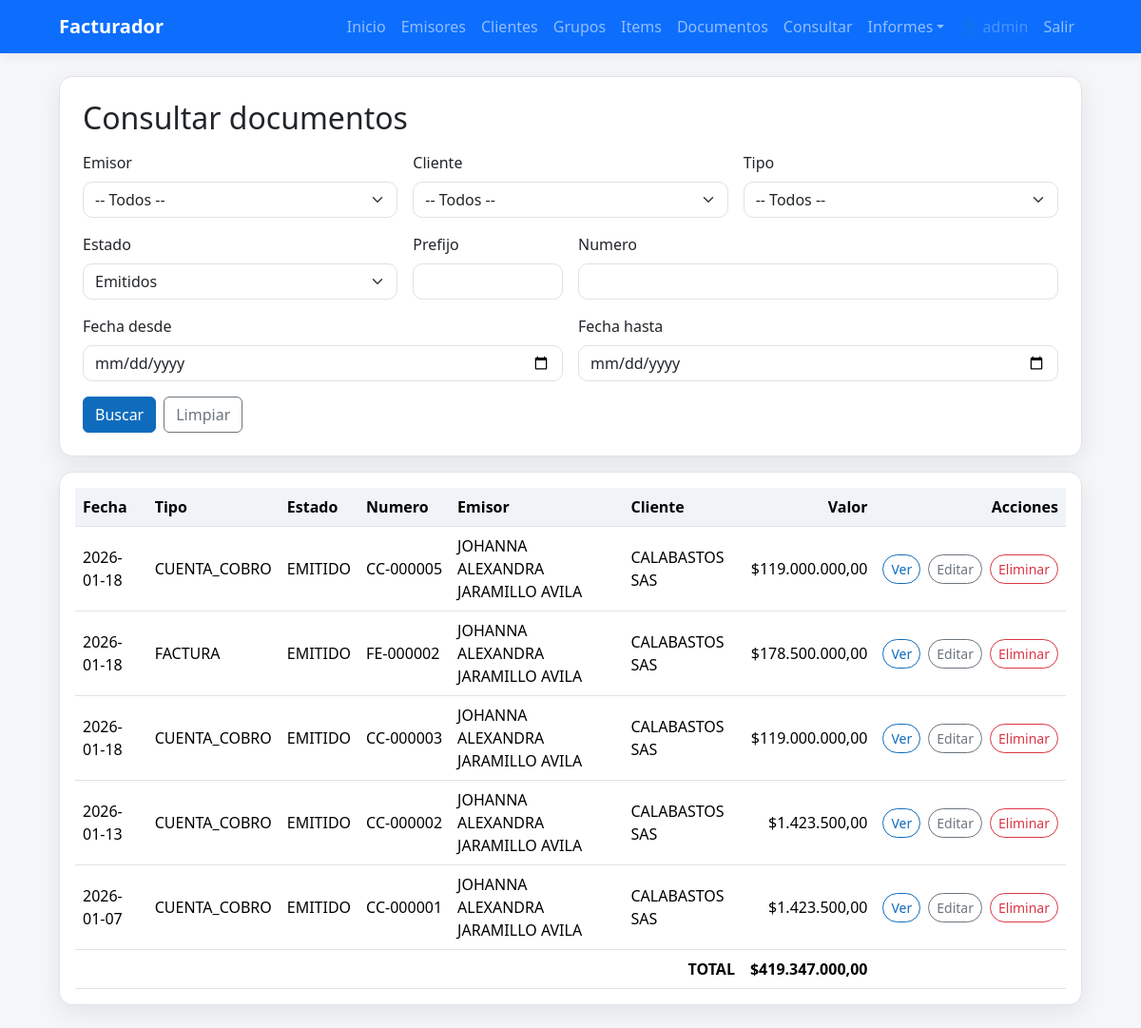
/documentos/consultar (signed in), run on the app's committed database.
### tables this page shows
CREATE TABLE "documentos" (
            id INTEGER PRIMARY KEY AUTOINCREMENT,
            emisor_id INTEGER NOT NULL,
            receptor_id INTEGER NOT NULL,
            tipo TEXT NOT NULL,
            prefijo TEXT NOT NULL,
            numero INTEGER,
            fecha TEXT NOT NULL,
            subtotal REAL NOT NULL,
            iva REAL NOT NULL,
            total REAL NOT NULL,
            observaciones TEXT,
            include_tax_note_383 INTEGER NOT NULL DEFAULT 0,
            created_at TEXT NOT NULL,
            estado TEXT NOT NULL DEFAULT 'EMITIDO',
            FOREIGN KEY (emisor_id) REFERENCES emisores(id),
            FOREIGN KEY (receptor_id) REFERENCES receptores(id)
        );

CREATE TABLE emisores (
            id INTEGER PRIMARY KEY AUTOINCREMENT,
            nombre TEXT NOT NULL,
            identificacion TEXT NOT NULL,
            ciudad TEXT NOT NULL DEFAULT '',
            departamento TEXT NOT NULL DEFAULT '',
            pais TEXT NOT NULL DEFAULT 'Colombia',
            direccion TEXT,
            telefono TEXT,
            email TEXT
        , tipo_identificacion TEXT NOT NULL DEFAULT 'NIT');

CREATE TABLE receptores (
            id INTEGER PRIMARY KEY AUTOINCREMENT,
            nombre TEXT NOT NULL,
            identificacion TEXT NOT NULL,
            ciudad TEXT NOT NULL DEFAULT '',
            departamento TEXT NOT NULL DEFAULT '',
            pais TEXT NOT NULL DEFAULT 'Colombia',
            direccion TEXT,
            telefono TEXT,
            email TEXT
        , tipo_identificacion TEXT NOT NULL DEFAULT 'CC');

### app.py (the view)
@app.get("/documentos/consultar", response_class=HTMLResponse)
def documentos_consulta(request: Request):
    conn = get_db()
    cur = conn.cursor()
    cur.execute("SELECT * FROM emisores ORDER BY nombre")
    emisores = cur.fetchall()
    cur.execute("SELECT * FROM receptores ORDER BY nombre")
    receptores = cur.fetchall()
    where, params, filters = parse_document_filters(
        request.query_params, default_estado="EMITIDO"
    )
    docs = fetch_documents(conn, where, params, limit=None if where else 50)
    total_consulta = fetch_documents_sum(conn, where, params)
    conn.close()
    msg = None
    if not where:
        msg = "Mostrando los ultimos 50 documentos."
    error = None
    if where and not docs:
        error = "No se encontraron documentos con esos filtros."
    return templates.TemplateResponse(
        "documento_consulta.html",
        {
            "request": request,
            "emisores": emisores,
            "receptores": receptores,
            "docs": docs,
            "total_consulta": total_consulta,
            "error": error,
            "msg": msg,
            "filters": filters,
        },
    )

### templates/documento_consulta.html (shortened to what this page needs)
{% extends "base.html" %}
{% block content %}
<div class="card p-4 mb-3">
    <h2 class="mb-3">Consultar documentos</h2>
    <form action="/documentos/consultar" method="get" class="row g-3">
        <div class="col-md-4">
            <label class="form-label">Emisor</label>
            <select name="emisor_id" class="form-select">
                <option value="">-- Todos --</option>
            </select>
        </div>
        <div class="col-md-4">
            <label class="form-label">Cliente</label>
            <select name="receptor_id" class="form-select">
                <option value="">-- Todos --</option>
            </select>
        </div>
        <div class="col-md-4">
            <label class="form-label">Tipo</label>
            <select name="tipo_documento" class="form-select">
                <option value="">-- Todos --</option>
            </select>
        </div>
        <div class="col-md-4">
            <label class="form-label">Estado</label>
            <select name="estado" class="form-select">
                <option value="EMITIDO" {% if filters.estado == "EMITIDO" %}selected{% endif %}>Emitidos</option>
            </select>
        </div>
        <div class="col-md-2">
            <label class="form-label">Prefijo</label>
            <input type="text" name="prefijo" class="form-control" value="{{ filters.prefijo or '' }}">
        </div>
        <div class="col-md-6">
            <label class="form-label">Numero</label>
            <input type="number" name="numero" class="form-control" value="{{ filters.numero or '' }}">
        </div>
        <div class="col-md-6">
            <label class="form-label">Fecha desde</label>
            <input type="date" name="fecha_desde" class="form-control" value="{{ filters.fecha_desde or '' }}">
        </div>
        <div class="col-md-6">
            <label class="form-label">Fecha hasta</label>
            <input type="date" name="fecha_hasta" class="form-control" value="{{ filters.fecha_hasta or '' }}">
        </div>
        <div class="col-12 d-flex gap-2">
            <button type="submit" class="btn btn-primary">Buscar</button>
            <a href="/documentos/consultar" class="btn btn-outline-secondary">Limpiar</a>
        </div>
    </form>
</div>
<div class="card p-3">
    <div class="table-responsive">
        <table class="table table-hover align-middle mb-0">
            <thead>
                <tr>
                    <th>Fecha</th>
                    <th>Tipo</th>
                    <th>Estado</th>
                    <th>Numero</th>
                    <th>Emisor</th>
                    <th>Cliente</th>
                    <th class="text-end">Valor</th>
                    <th class="text-end">Acciones</th>
                </tr>
            </thead>
            <tbody>
                {% for doc in docs %}
                <tr>
                    <td>{{ doc.fecha }}</td>
                    <td>{{ doc.tipo }}</td>
                    <td>{{ doc.estado }}</td>
                    <td>
                        {% if doc.numero is not none %}
                            {{ doc.prefijo }}-{{ "%06d"|format(doc.numero) }}
                        {% else %}
                            -
                        {% endif %}
                    </td>
                    <td>{{ doc.emisor_nombre }}</td>
                    <td>{{ doc.receptor_nombre }}</td>
                    <td class="text-end">{{ doc.total|currency_cop }}</td>
                    <td class="text-end">
                        <div class="d-inline-flex align-items-center gap-2">
                            <a class="btn btn-sm btn-outline-primary rounded-pill" href="/documentos/{{ doc.id }}">Ver</a>
                            <a class="btn btn-sm btn-outline-secondary rounded-pill" href="/documentos/editar/{{ doc.id }}">Editar</a>
                            <form method="post" action="/documentos/eliminar/{{ doc.id }}" class="d-inline" onsubmit="return confirm('¿Eliminar este documento?');">
                                <button type="submit" class="btn btn-sm btn-outline-danger rounded-pill">Eliminar</button>
                            </form>
                        </div>
                    </td>
                </tr>
                {% endfor %}
            </tbody>
            {% if docs %}
            <tfoot>
                <tr>
                    <td></td>
                    <td></td>
                    <td></td>
                    <td></td>
                    <td></td>
                    <td class="text-end fw-semibold">TOTAL</td>
                    <td class="text-end fw-semibold">{{ total_consulta|currency_cop }}</td>
                    <td></td>
                </tr>
            </tfoot>
            {% endif %}
        </table>
    </div>
</div>
{% endblock %}

### templates/base.html (shortened to what this page needs)
<!DOCTYPE html>
<html lang="es">
<head>
    <link href="https://cdn.jsdelivr.net/npm/bootstrap@5.3.3/dist/css/bootstrap.min.css" rel="stylesheet" />
    <link rel="stylesheet" href="{{ url_for('static', path='styles.css') }}" />
</head>
<body>
    <nav class="navbar navbar-expand-lg navbar-dark bg-primary">
        <div class="container container-main">
            <a class="navbar-brand" href="/">Facturador</a>
            <div class="collapse navbar-collapse" id="navMain">
                <ul class="navbar-nav ms-auto">
                    <li class="nav-item"><a class="nav-link" href="/">Inicio</a></li>
                    <li class="nav-item"><a class="nav-link" href="/emisores">Emisores</a></li>
                    <li class="nav-item"><a class="nav-link" href="/receptores">Clientes</a></li>
                    <li class="nav-item"><a class="nav-link" href="/grupos">Grupos</a></li>
                    <li class="nav-item"><a class="nav-link" href="/items">Items</a></li>
                    <li class="nav-item"><a class="nav-link" href="/documentos/nuevo">Documentos</a></li>
                    <li class="nav-item"><a class="nav-link" href="/documentos/consultar">Consultar</a></li>
                    <li class="nav-item dropdown">
                        <a class="nav-link dropdown-toggle" href="#" role="button" data-bs-toggle="dropdown" aria-expanded="false">Informes</a>
                    </li>
                   	 {% set u = current_user(request) %}
				{% if u.user %}
				<li class="nav-item">
 				 <span class="nav-link disabled">👤 {{ u.user.username }}</span>
				</li>
			<li class="nav-item"><a class="nav-link" href="/logout">Salir</a></li>
			{% endif %}
                </ul>
            </div>
        </div>
    </nav>
    <main class="container container-main my-4">
        {% block content %}{% endblock %}
    </main>
</body>
</html>

### static/styles.css (style rules this page uses)
:root { --ms-blue: #0f6cbd; --ms-blue-dark: #0b5a9c; --ms-bg: #f5f6f8; --ms-card: #ffffff; --ms-border: #e1e4e8; }
body { font-family: "Segoe UI", Tahoma, Arial, sans-serif; background-color: var(--ms-bg); color: #1b1f23; }
.navbar { box-shadow: 0 2px 12px rgba(0, 0, 0, 0.08); }
.navbar-brand { font-weight: 600; }
.container-main { max-width: 1100px; }
.card { border: 1px solid var(--ms-border); border-radius: 14px; box-shadow: 0 8px 24px rgba(15, 23, 42, 0.08); }
.table thead th { background: #f0f4f8; border-bottom: 1px solid var(--ms-border); font-weight: 600; }
.table td, .table th { vertical-align: middle; }
.btn-primary { background-color: var(--ms-blue); border-color: var(--ms-blue); }
.btn-outline-primary { color: var(--ms-blue); border-color: var(--ms-blue); }
.form-control, .form-select { border-radius: 10px; }
.text-end { text-align: right; }

### data on the page
documentos: fecha "2026-01-18", tipo "CUENTA_COBRO", estado "EMITIDO", prefijo "CC", numero "000005", emisor_nombre "JOHANNA ALEXANDRA JARAMILLO AVILA", receptor_nombre "CALABASTOS SAS", total "$119.000.000,00"
documentos: fecha "2026-01-18", tipo "FACTURA", estado "EMITIDO", prefijo "FE", numero "000002", emisor_nombre "JOHANNA ALEXANDRA JARAMILLO AVILA", receptor_nombre "CALABASTOS SAS", total "$178.500.000,00"
documentos: fecha "2026-01-18", tipo "CUENTA_COBRO", estado "EMITIDO", prefijo "CC", numero "000003", emisor_nombre "JOHANNA ALEXANDRA JARAMILLO AVILA", receptor_nombre "CALABASTOS SAS", total "$119.000.000,00"
documentos: fecha "2026-01-13", tipo "CUENTA_COBRO", estado "EMITIDO", prefijo "CC", numero "000002", emisor_nombre "JOHANNA ALEXANDRA JARAMILLO AVILA", receptor_nombre "CALABASTOS SAS", total "$1.423.500,00"
documentos: fecha "2026-01-07", tipo "CUENTA_COBRO", estado "EMITIDO", prefijo "CC", numero "000001", emisor_nombre "JOHANNA ALEXANDRA JARAMILLO AVILA", receptor_nombre "CALABASTOS SAS", total "$1.423.500,00"

### other printed values
{{ u.user.username }} "admin"
{{ total_consulta|currency_cop }} "$419.347.000,00"
